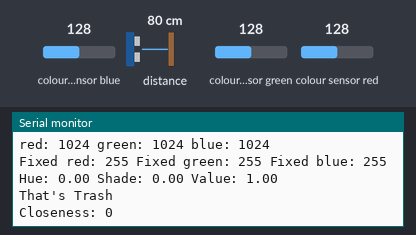
Bench run of a program on a simulated ESP32. Shown: the last lines printed to the serial monitor. The test bench sets the inputs (shaded band); at power-on: colour sensor blue 128, distance to the obstacle 80 cm, colour sensor green 128, colour sensor red 128.

Above: at 1.4 s.
1.5 s: colour sensor blue set to 5
At 2.2 s:
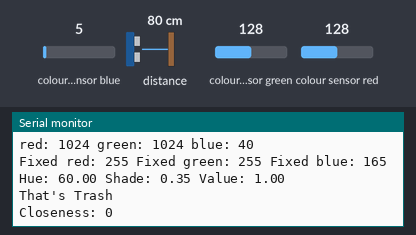
3.0 s: distance to the obstacle set to 2 cm
At 3.9 s:
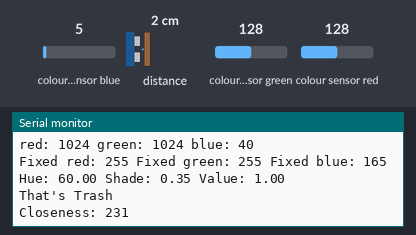
4.5 s: colour sensor green set to 5
At 5.0 s:
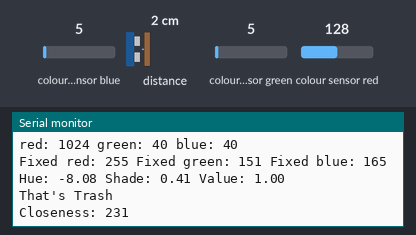
6.0 s: colour sensor red set to 5
At 6.6 s:
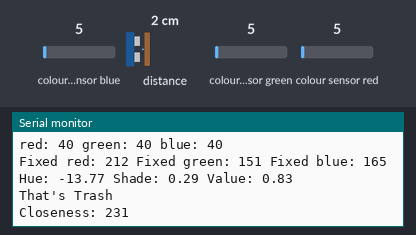
Timing chart, 0 to 8.5 s (numbered marks = the images above; inputs shaded):
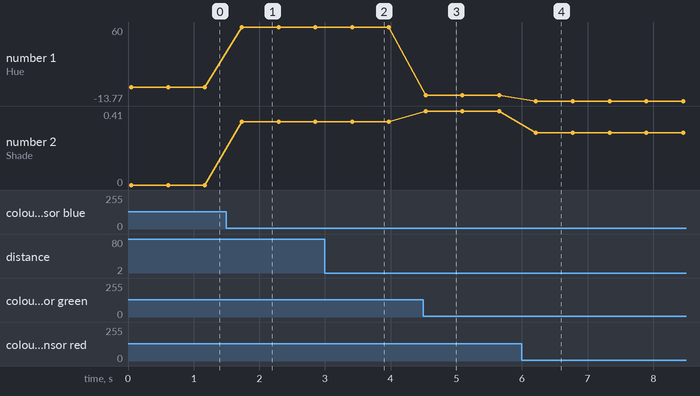

Measured:
- after the input at 1.5 s, the serial monitor: prints a new line after 0.23 s (image 1)
- after the input at 3.0 s, the serial monitor: prints a new line after 0.42 s (image 2)
- after the input at 4.5 s, the serial monitor: prints a new line at once (image 3)
- after the input at 6.0 s, the serial monitor: prints a new line after 0.21 s (image 4)
- plotted number 1: 0 → 60 after the input at 1.5 s, 60 → -8.08 after the input at 4.5 s, -8.08 → -13.77 after the input at 6.0 s
- plotted number 2: 0 → 0.35 after the input at 1.5 s, 0.35 → 0.41 after the input at 4.5 s, 0.41 → 0.29 after the input at 6.0 s

The program:

main.cpp
```cpp
//based off adafruit library example code

#include "Adafruit_APDS9960.h"
Adafruit_APDS9960 apds;
void reorgRGB(int rgb[]);
void RGB2HSV(int rgb[], double hsv[]);
void setup() {
  Serial.begin(115200);

  if(!apds.begin()){
    Serial.println("failed to initialize device! Please check your wiring.");
  }
  else Serial.println("Device initialized!");

  //enable color sensing mode
  apds.enableColor(true);
  apds.enableProximity();
}

void loop() {
  //create some variables to store the color data in
  uint16_t r, g, b, c;

  //wait for color data to be ready
  while(!apds.colorDataReady()){
    delay(5);
  }

  //get the data and print the different channels
  apds.getColorData(&r, &g, &b, &c);
  Serial.print("red: ");
  Serial.print(r);

  Serial.print(" green: ");
  Serial.print(g);

  Serial.print(" blue: ");
  Serial.print(b);
  Serial.println();
  int RGB[3]={r,g,b};
  reorgRGB(RGB);
    Serial.print("Fixed red: ");
  Serial.print(RGB[0]);

  Serial.print(" Fixed green: ");
  Serial.print(RGB[1]);

  Serial.print(" Fixed blue: ");
  Serial.print(RGB[2]);
  Serial.println();
  double HSV[3];
  RGB2HSV(RGB,HSV);

  Serial.print("Hue: ");
  Serial.print(HSV[0]);

  Serial.print(" Shade: ");
  Serial.print(HSV[1]);

  Serial.print(" Value: ");
  Serial.print(HSV[2]);
  Serial.println();
if (HSV[0]>=70&&HSV[0]<=260&&HSV[1]>.4&&HSV[2]>.3)
{
  Serial.println("That's Recycling");
}
else
{
  Serial.println("That's Trash");
}
  Serial.print("Closeness: ");
  Serial.println(apds.readProximity());
  delay(500);
}


void reorgRGB(int rgb[])
 {
    rgb[0]=rgb[0]*5.0604+9.7535;
    rgb[0]=min(max(rgb[0],0),255);
    rgb[1]=rgb[1]*2.8581+36.832;
    rgb[1]=min(max(rgb[1],0),255);
    rgb[2]=rgb[2]*4.733-23.635;
    rgb[2]=min(max(rgb[2],0),255);
}

void RGB2HSV(int rgb[], double hsv[])
{
  //https://math.stackexchange.com/questions/556341/rgb-to-hsv-color-conversion-algorithm
  double R=rgb[0];
  double G=rgb[1];
  double B=rgb[2];
  R=R/255;
  G=G/255;
  B=B/255;
  double cmax=max(max(R,G),B);
  double cmin=min(min(R,G),B);
  double delta=cmax-cmin;
  if (R==G&&R==B)
  {
    hsv[0]=0;
  }
  else if (cmax==R)
  {
    hsv[0]=60*fmod((G-B)/delta,6);//main idea here is to turn negatives into positives that are at 300+ plus degrees, not really readable but whatever
  }
  else if (cmax==G)
  {
    hsv[0]=60*((B-R)/delta+2);
  }
  else
  {
    hsv[0]=60*((R-G)/delta+4);
  }
  if (cmax==0)
  {
    hsv[1]=0;
  }
  else
  {
    hsv[1]=delta/cmax;
  }
  hsv[2]=cmax;

}
```
